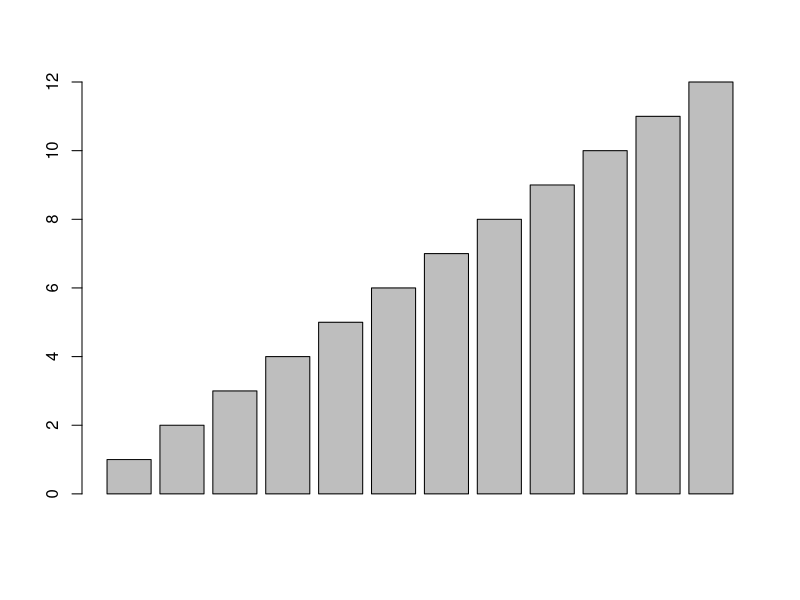
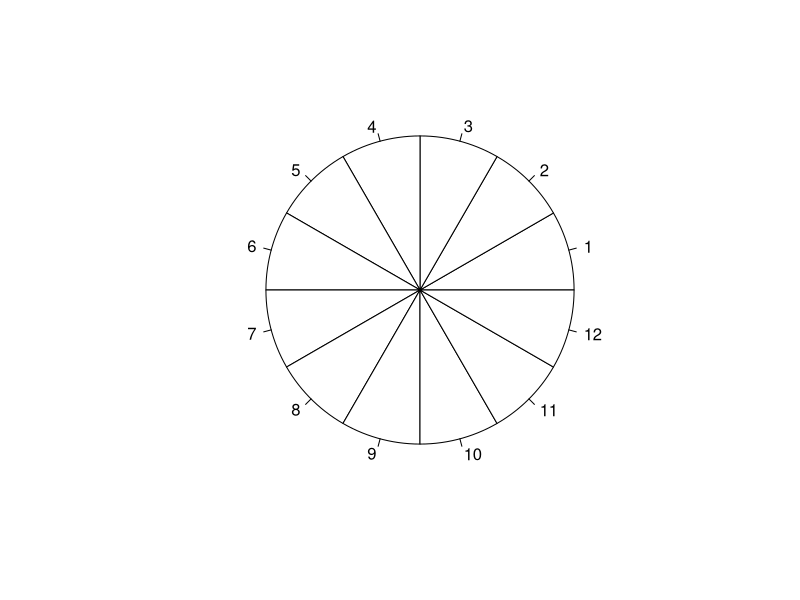
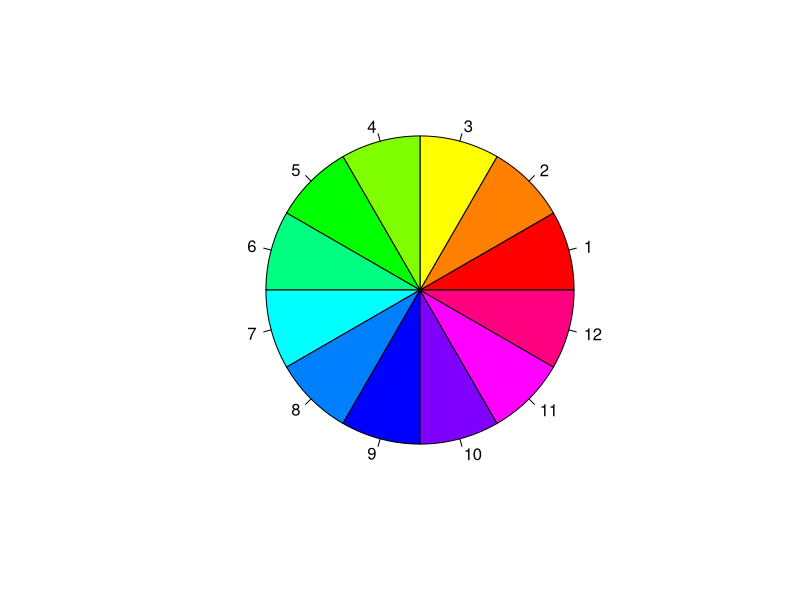
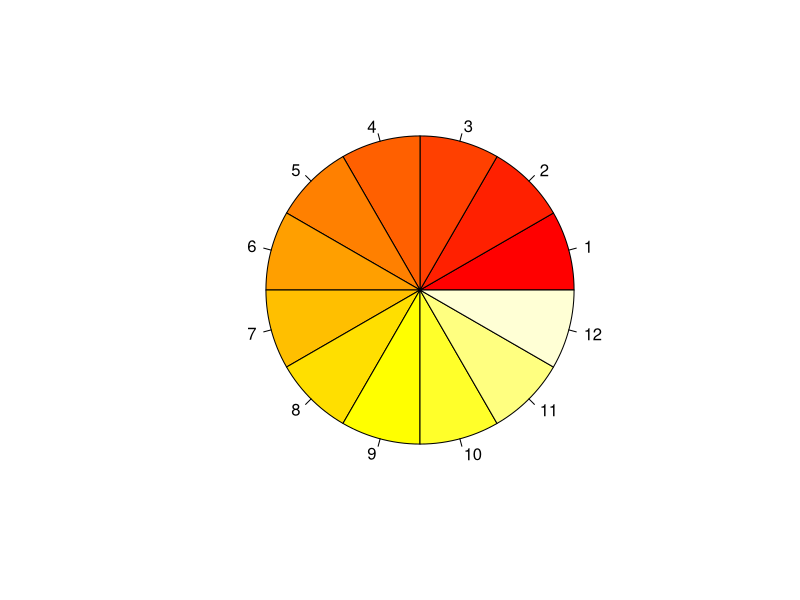
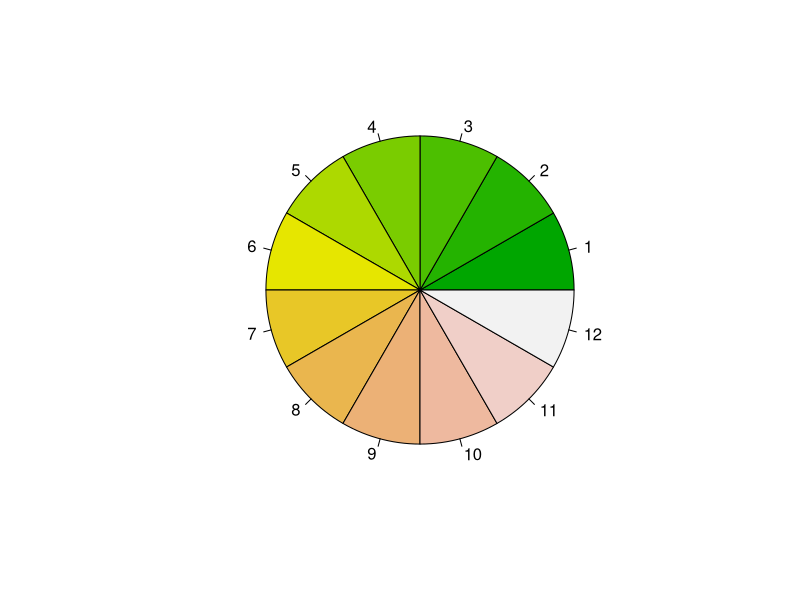
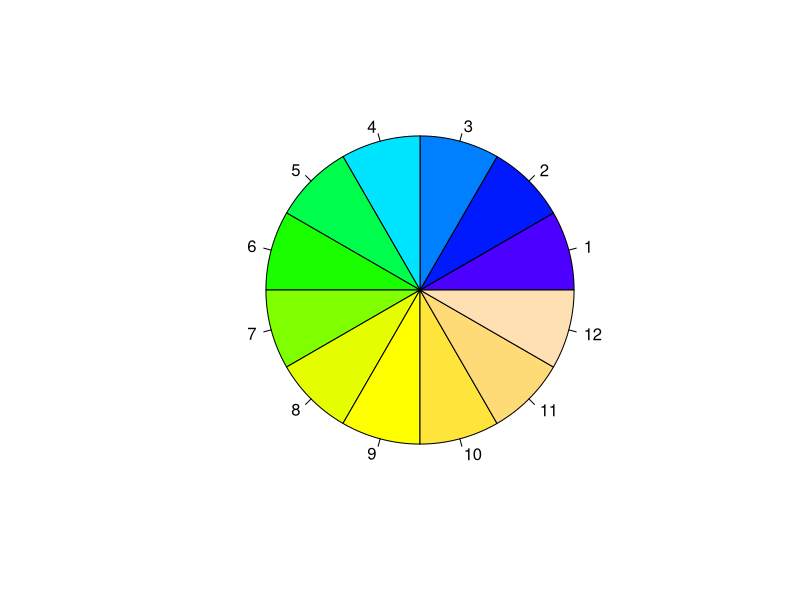
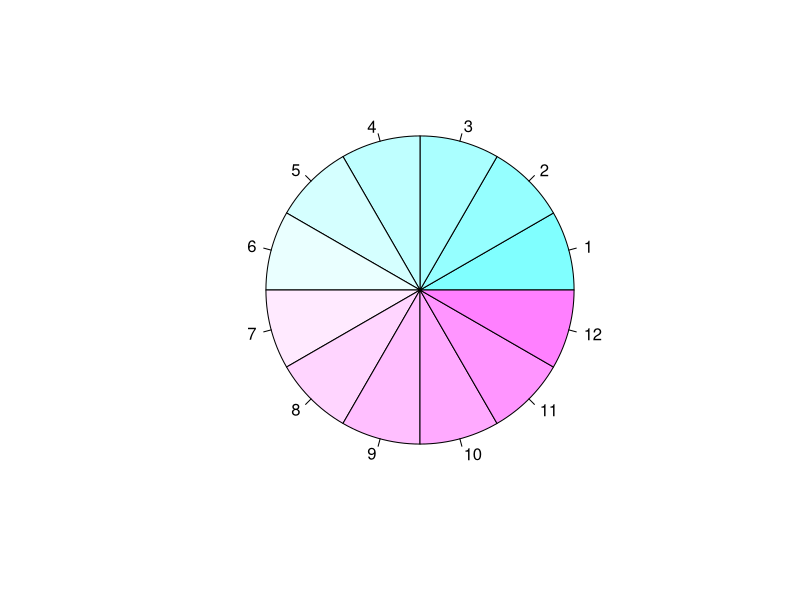
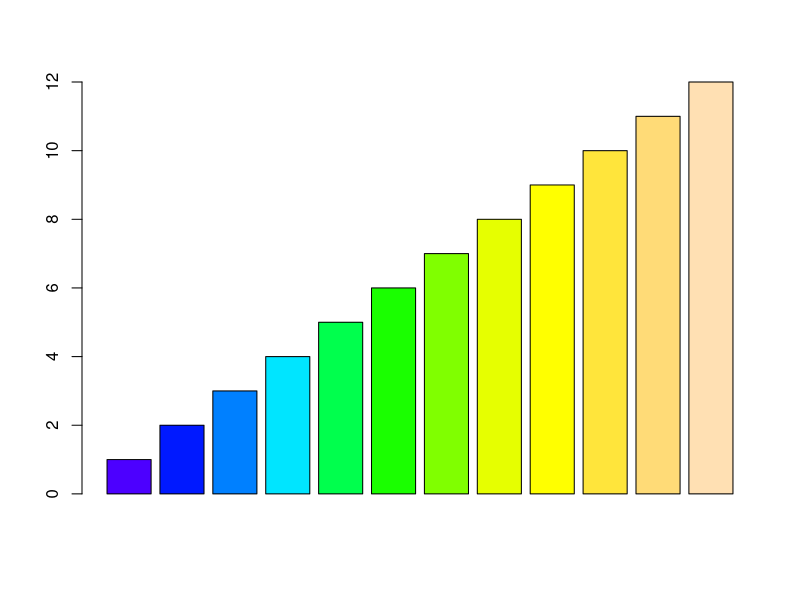

These charts were generated, in order, by the following R code:
# Palette
n=seq(1:12)
barplot(n)

n=12
pie(rep(1,n), col=FALSE)

pie(rep(1,n), col=rainbow(n))

#If you would prefer something skewed to the reds and yellows, use heat.
pie(rep(1,n), col=heat.colors(n))

#If you prefer something in earth tones, use terrain.
pie(rep(1,n), col=terrain.colors(n))

#If you prefer these this type of palette, but with a bit more blue, try topo.
pie(rep(1,n), col=topo.colors(n))

#if you prefer subdued pinks and blues, try cm.
pie(rep(1,n), col=cm.colors(n))

barplot(seq(1:12), col=topo.colors(12))
help(package=colorspace)
